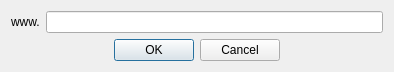
<?xml version="1.0" encoding="UTF-8"?>
<ui version="4.0">
 <class>UrlEditDialog</class>
 <widget class="QDialog" name="UrlEditDialog">
  <property name="geometry">
   <rect>
    <x>0</x>
    <y>0</y>
    <width>394</width>
    <height>69</height>
   </rect>
  </property>
  <property name="windowTitle">
   <string>URL input</string>
  </property>
  <property name="locale">
   <locale language="English" country="UnitedStates"/>
  </property>
  <layout class="QGridLayout" name="gridLayout">
   <item row="0" column="0">
    <layout class="QHBoxLayout" name="horizontalLayout">
     <item>
      <widget class="QLabel" name="label">
       <property name="text">
        <string>www.</string>
       </property>
      </widget>
     </item>
     <item>
      <widget class="QLineEdit" name="editUrl"/>
     </item>
    </layout>
   </item>
   <item row="1" column="0">
    <widget class="QDialogButtonBox" name="buttonBox">
     <property name="orientation">
      <enum>Qt::Horizontal</enum>
     </property>
     <property name="standardButtons">
      <set>QDialogButtonBox::Cancel|QDialogButtonBox::Ok</set>
     </property>
     <property name="centerButtons">
      <bool>true</bool>
     </property>
    </widget>
   </item>
  </layout>
 </widget>
 <resources/>
 <connections>
  <connection>
   <sender>buttonBox</sender>
   <signal>accepted()</signal>
   <receiver>UrlEditDialog</receiver>
   <slot>accept()</slot>
   <hints>
    <hint type="sourcelabel">
     <x>248</x>
     <y>254</y>
    </hint>
    <hint type="destinationlabel">
     <x>157</x>
     <y>274</y>
    </hint>
   </hints>
  </connection>
  <connection>
   <sender>buttonBox</sender>
   <signal>rejected()</signal>
   <receiver>UrlEditDialog</receiver>
   <slot>reject()</slot>
   <hints>
    <hint type="sourcelabel">
     <x>316</x>
     <y>260</y>
    </hint>
    <hint type="destinationlabel">
     <x>286</x>
     <y>274</y>
    </hint>
   </hints>
  </connection>
 </connections>
</ui>
